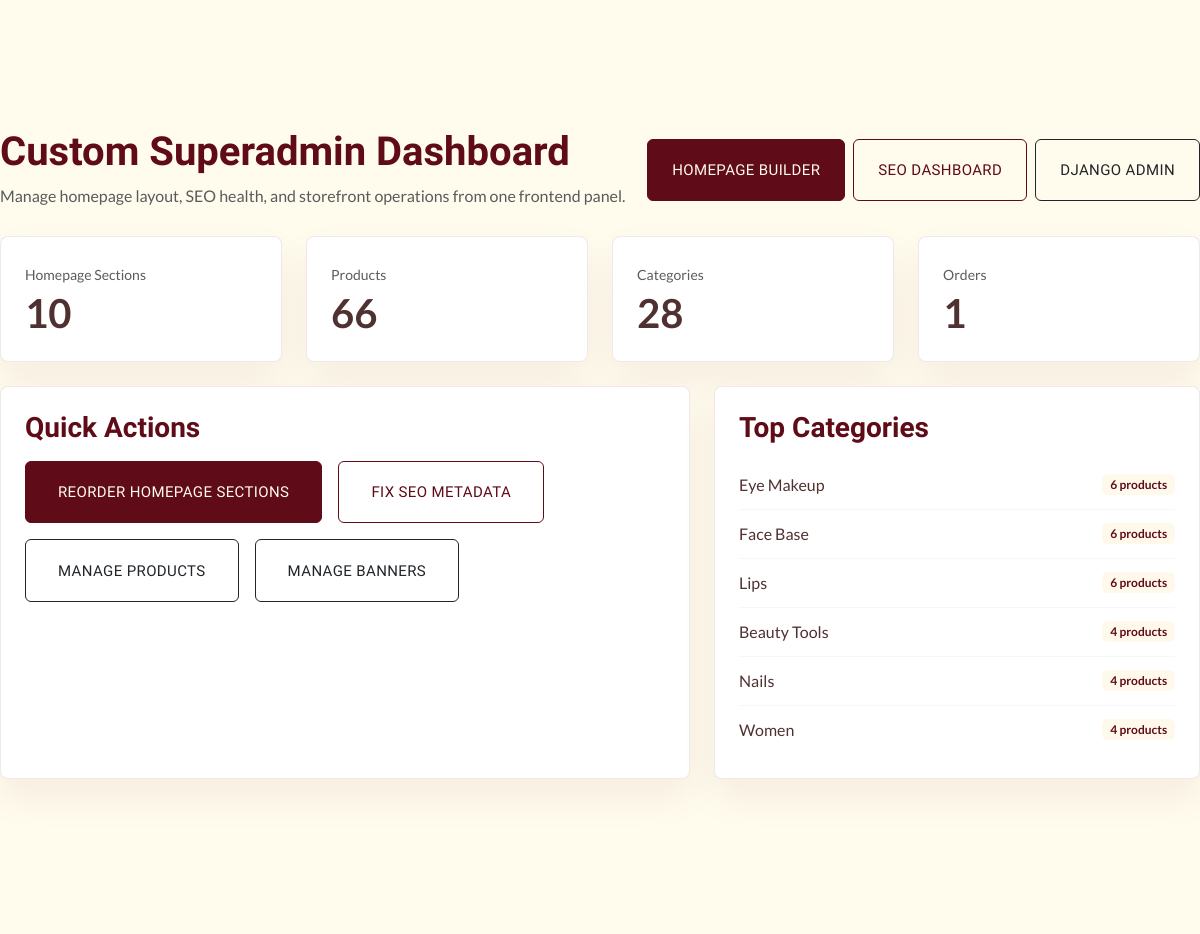
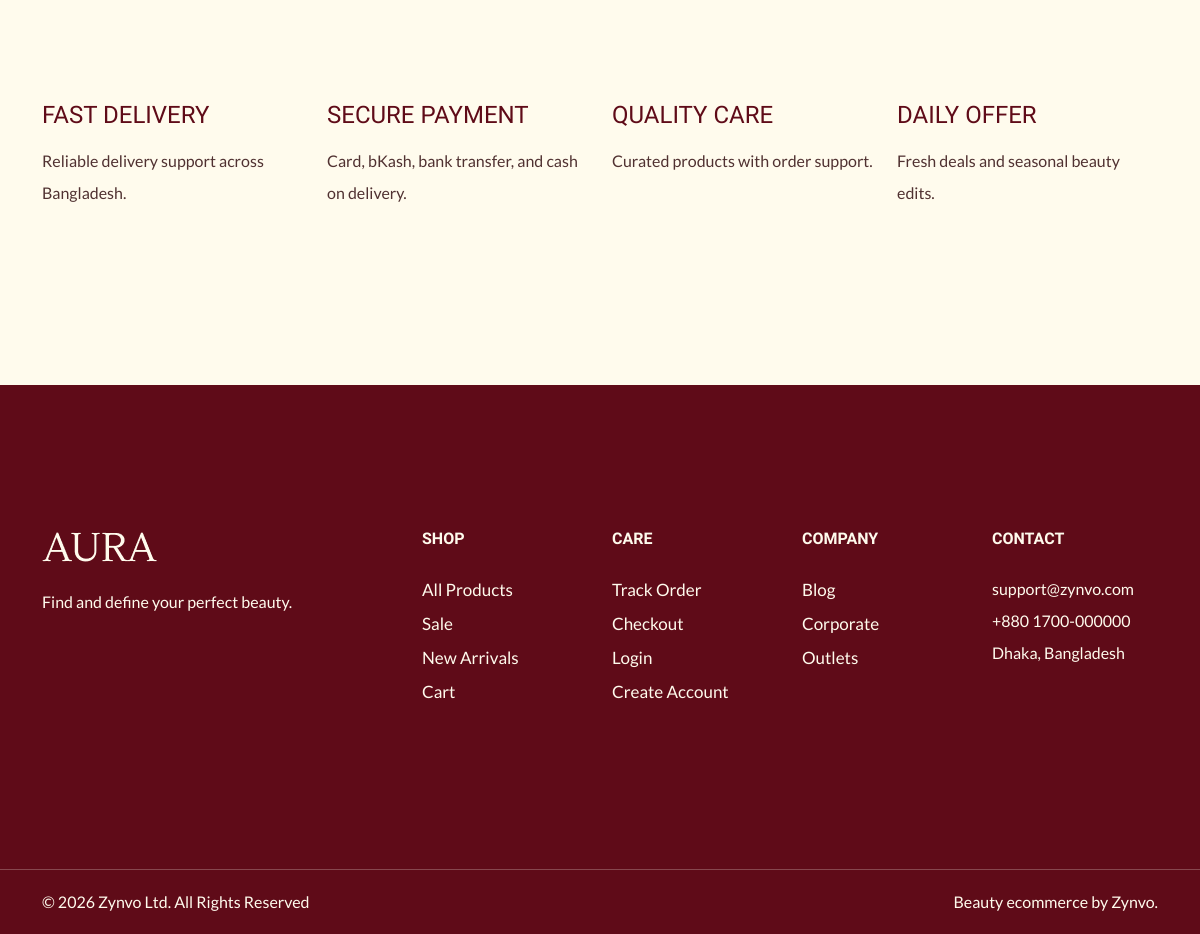
Screenshot of /superadmin/ (signed in) with the database file from the repository (2 pictures, top to bottom).
### catalog/models.py (models this page shows, shortened)
class Category(models.Model):
    name = models.CharField(max_length=100)
    slug = models.SlugField(unique=True, blank=True)
    description = models.TextField(blank=True)
    image = models.ImageField(upload_to='categories/', blank=True, null=True)
    parent = models.ForeignKey('self', null=True, blank=True, on_delete=models.CASCADE, related_name='children')
    is_featured = models.BooleanField(default=False)
    order = models.PositiveIntegerField(default=0)
    meta_title = models.CharField(max_length=160, blank=True)
    meta_description = models.CharField(max_length=255, blank=True)
    class Meta:
        ordering = ['order', 'name']
        verbose_name_plural = 'Categories'

### core/models.py (models this page shows, shortened)
class SingletonModel(models.Model):
    class Meta:
        abstract = True
    @classmethod
    def load(cls):
        obj, _ = cls.objects.get_or_create(pk=1)
        return obj

class SiteSettings(SingletonModel):
    site_name = models.CharField(max_length=100, default='Zynvo')
    tagline = models.CharField(max_length=150, default='Smart living, curated beautifully.')
    support_phone = models.CharField(max_length=30, default='+880 1700-000000')
    support_email = models.EmailField(default='support@zynvo.com')
    address = models.CharField(max_length=255, default='Dhaka, Bangladesh')
    copyright_text = models.CharField(max_length=255, default='© 2026 Zynvo Ltd. All Rights Reserved')
    hero_title = models.CharField(max_length=140, default='Elevate your everyday with Zynvo')
    hero_subtitle = models.CharField(
        max_length=255,
        default='Discover hand-picked lifestyle, fashion, and gadget essentials with fast delivery.',
    )
    announcement_text = models.CharField(max_length=255, default='Free shipping on orders over ৳3000')
    corporate_cta_title = models.CharField(max_length=140, default='Become Our Corporate Partner')
    corporate_cta_url = models.CharField(max_length=255, default='/corporate/')
    facebook_url = models.URLField(blank=True)
    instagram_url = models.URLField(blank=True)
    youtube_url = models.URLField(blank=True)
    linkedin_url = models.URLField(blank=True)

### core/views.py (the view)
# urls.py: path('superadmin/', views.superadmin_dashboard, name='superadmin_dashboard'),
@staff_member_required
def superadmin_dashboard(request):
    seo_summary = {
        'products_missing_meta': Product.objects.filter(meta_title='').count() + Product.objects.filter(meta_description='').count(),
        'categories_missing_meta': Category.objects.filter(meta_title='').count() + Category.objects.filter(meta_description='').count(),
        'pages_missing_meta': StaticPage.objects.filter(meta_title='').count() + StaticPage.objects.filter(meta_description='').count(),
    }
    context = {
        'section_count': HomeSection.objects.count(),
        'product_count': Product.objects.count(),
        'category_count': Category.objects.count(),
        'order_count': Order.objects.count(),
        'seo_summary': seo_summary,
        'top_categories': Category.objects.annotate(product_total=Count('products')).order_by('-product_total', 'name')[:6],
    }
    return render(request, 'core/superadmin/dashboard.html', context)

### orders/cart_utils.py (called while the page is built, shortened)
def _cart(request, create=False):
    cart = request.session.get('cart')
    if cart is None:
        cart = {}
        if create:
            request.session['cart'] = cart
    return cart

def get_cart_items(request):
    from catalog.models import Product, ProductVariant
    cart = _cart(request)
    items = []
    subtotal = Decimal('0.00')
    if not cart:
        return items, subtotal

### orders/context_processors.py (called while the page is built)
def cart_context(request):
    items, subtotal = get_cart_items(request)
    return {
        'cart_items': items,
        'cart_subtotal': subtotal,
        'cart_count': sum(item['quantity'] for item in items),
    }

### templates/core/superadmin/dashboard.html (shortened to what this page needs)
{% extends 'base.html' %}
{% block content %}
<section class="aura-page">
  <div class="d-flex justify-content-between align-items-center mb-4 flex-wrap gap-3">
    <div>
      <h1 class="fw-bold mb-1">Custom Superadmin Dashboard</h1>
      <p class="text-muted mb-0">Manage homepage layout, SEO health, and storefront operations from one frontend panel.</p>
    </div>
    <div class="d-flex gap-2 flex-wrap">
      <a href="{% url 'core:homepage_builder' %}" class="btn btn-primary px-4">Homepage Builder</a>
      <a href="{% url 'core:seo_dashboard' %}" class="btn btn-outline-primary px-4">SEO Dashboard</a>
      <a href="/admin/" class="btn btn-outline-dark px-4">Django Admin</a>
    </div>
  </div>
  <div class="row g-4 mb-4">
    <div class="col-lg-3 col-md-6"><div class="aura-card p-4"><div class="text-muted small">Homepage Sections</div><div class="display-6 fw-bold">{{ section_count }}</div></div></div>
    <div class="col-lg-3 col-md-6"><div class="aura-card p-4"><div class="text-muted small">Products</div><div class="display-6 fw-bold">{{ product_count }}</div></div></div>
    <div class="col-lg-3 col-md-6"><div class="aura-card p-4"><div class="text-muted small">Categories</div><div class="display-6 fw-bold">{{ category_count }}</div></div></div>
    <div class="col-lg-3 col-md-6"><div class="aura-card p-4"><div class="text-muted small">Orders</div><div class="display-6 fw-bold">{{ order_count }}</div></div></div>
  </div>
  <div class="row g-4">
    <div class="col-lg-7">
      <div class="aura-card p-4 h-100">
        <h3 class="fw-bold mb-3">Quick Actions</h3>
        <div class="d-flex flex-wrap gap-3">
          <a href="{% url 'core:homepage_builder' %}" class="btn btn-primary">Reorder Homepage Sections</a>
          <a href="{% url 'core:seo_dashboard' %}" class="btn btn-outline-primary">Fix SEO Metadata</a>
          <a href="/admin/catalog/product/" class="btn btn-outline-dark">Manage Products</a>
          <a href="/admin/core/promobanner/" class="btn btn-outline-dark">Manage Banners</a>
        </div>
      </div>
    </div>
    <div class="col-lg-5">
      <div class="aura-card p-4 h-100">
        <h3 class="fw-bold mb-3">Top Categories</h3>
        <div class="list-group list-group-flush">
          {% for category in top_categories %}
          <div class="list-group-item px-0 d-flex justify-content-between align-items-center bg-transparent">
            <span>{{ category.name }}</span>
            <span class="badge bg-primary-subtle text-primary">{{ category.product_total }} products</span>
          </div>
          {% empty %}
          <p class="text-muted mb-0">No categories yet.</p>
          {% endfor %}
        </div>
      </div>
    </div>
  </div>
</section>
{% endblock %}

### templates/includes/footer.html (shortened to what this page needs)
{% load static %}
<section id="service" class="padding-medium">
  <div class="container">
    <div class="row">
      <div class="col-md-3 my-3">
        <div class="card">
          <h4 class="text-uppercase py-3 m-0">Fast Delivery</h4>
          <p>Reliable delivery support across Bangladesh.</p>
        </div>
      </div>
      <div class="col-md-3 my-3">
        <div class="card">
          <h4 class="text-uppercase py-3 m-0">Secure Payment</h4>
          <p>Card, bKash, bank transfer, and cash on delivery.</p>
        </div>
      </div>
      <div class="col-md-3 my-3">
        <div class="card">
          <h4 class="text-uppercase py-3 m-0">Quality Care</h4>
          <p>Curated products with order support.</p>
        </div>
      </div>
      <div class="col-md-3 my-3">
        <div class="card">
          <h4 class="text-uppercase py-3 m-0">Daily Offer</h4>
          <p>Fresh deals and seasonal beauty edits.</p>
        </div>
      </div>
    </div>
  </div>
</section>
<footer id="footer" class="bg-primary padding-medium">
  <div class="container text-light">
    <div class="row">
      <div class="col-md-4">
        <div class="footer-menu">
          <img src="{% static 'aura/images/logo.png' %}" alt="{{ site_settings.site_name }}">
          <p class="mt-4">Find and define your perfect beauty.</p>
          <div class="social-links mt-4">
            <ul class="d-flex list-unstyled gap-3">
              <li><a href="{{ site_settings.facebook_url|default:'#' }}"><iconify-icon class="social-icon text-light fs-4 me-4" icon="ri:facebook-fill"></iconify-icon></a></li>
              <li><a href="{{ site_settings.instagram_url|default:'#' }}"><iconify-icon class="social-icon text-light fs-4 me-4" icon="ri:instagram-fill"></iconify-icon></a></li>
              <li><a href="{{ site_settings.youtube_url|default:'#' }}"><iconify-icon class="social-icon text-light fs-4 me-4" icon="ri:youtube-fill"></iconify-icon></a></li>
            </ul>
          </div>
        </div>
      </div>
      <div class="col-md-2">
        <div class="footer-menu">
          <h6 class="text-uppercase fw-bold text-light mb-4">Shop</h6>
          <ul class="menu-list list-unstyled">
            <li><a href="{% url 'catalog:shop' %}" class="footer-link">All Products</a></li>
            <li><a href="{% url 'catalog:shop' %}?sale=1" class="footer-link">Sale</a></li>
            <li><a href="{% url 'catalog:shop' %}?sort=latest" class="footer-link">New Arrivals</a></li>
            <li><a href="{% url 'orders:cart' %}" class="footer-link">Cart</a></li>
          </ul>
        </div>
      </div>
      <div class="col-md-2">
        <div class="footer-menu">
          <h6 class="text-uppercase fw-bold text-light mb-4">Care</h6>
          <ul class="menu-list list-unstyled">
            <li><a href="{% url 'orders:tracking' %}" class="footer-link">Track Order</a></li>
            <li><a href="{% url 'orders:checkout' %}" class="footer-link">Checkout</a></li>
            <li><a href="{% url 'accounts:login' %}" class="footer-link">Login</a></li>
            <li><a href="{% url 'accounts:register' %}" class="footer-link">Create Account</a></li>
          </ul>
        </div>
      </div>
      <div class="col-md-2">
        <div class="footer-menu">
          <h6 class="text-uppercase fw-bold text-light mb-4">Company</h6>
          <ul class="menu-list list-unstyled">
            <li><a href="{% url 'core:blog_index' %}" class="footer-link">Blog</a></li>
            <li><a href="{% url 'core:corporate' %}" class="footer-link">Corporate</a></li>
            <li><a href="{% url 'core:outlets' %}" class="footer-link">Outlets</a></li>
          </ul>
        </div>
      </div>
      <div class="col-md-2">
        <div class="footer-menu">
          <h6 class="text-uppercase fw-bold text-light mb-4">Contact</h6>
          <ul class="menu-list list-unstyled">
            <li class="footer-link">{{ site_settings.support_email }}</li>
            <li class="footer-link">{{ site_settings.support_phone }}</li>
            <li class="footer-link">{{ site_settings.address }}</li>
          </ul>
        </div>
      </div>
    </div>
  </div>
</footer>
<div id="footer-bottom" class="bg-primary">
  <hr class="text-light m-0">
  <div class="container text-light pt-3">
    <div class="row">
      <div class="col-md-6 copyright"><p>{{ site_settings.copyright_text|default:"© Zynvo. All rights reserved." }}</p></div>
      <div class="col-md-6 text-md-end"><p>Beauty ecommerce by {{ site_settings.site_name }}.</p></div>
    </div>
  </div>
</div>

### static/css/styles.css (style rules this page uses)
:root { --header-height: 160px; --header-height-min: 80px; }
:root { --accent-color: #5f0b18; --dark-color: #222222; --light-dark-color: #727272; --light-color: #fffbed; --grey-color: #dbdbdb; --light-grey-color: #ffdede; --light-primary-color: #fffbed; }
:root { --body-font: "Lato", sans-serif; --heading-font: "Lustria", serif; }
body { --bs-body-bg: #fffbed; --bs-link-color: #333; --bs-link-hover-color: #333; --bs-link-color-rgb: 40, 40, 40; --bs-link-hover-color-rgb: 0, 0, 0; --bs-light-rgb: 255, 251, 237; --bs-font-sans-serif: "Lato", sans-serif; --bs-body-font-family: var(--bs-font-sans-serif); --bs-body-font-size: 1rem; --bs-body-font-weight: 400; --bs-body-line-height: 2; --bs-body-color: #503131; --bs-primary: #5f0b18; --bs-primary-rgb: 95, 11, 24; --bs-primary-bg-subtle: #FFF9EB; --bs-border-color: #F7F7F7; --bs-secondary-rgb: 230, 243, 251; --bs-success-rgb: 238, 245, 228; --bs-danger-rgb: 249, 235, 231; --bs-warning-rgb: 255, 249, 235; --bs-info-rgb: 230, 243, 250; }
.btn { --bs-btn-font-family: var(--heading-font); padding: 1.2rem 2rem; transition: all 0.3s ease-in; letter-spacing: 0.02375rem; font-size: 0.9375rem; font-weight: 400; text-transform: uppercase; }
.btn-primary { --bs-btn-color: var(--light-color); --bs-btn-bg: var(--accent-color); --bs-btn-border-color: var(--accent-color); --bs-btn-hover-color: var(--accent-color); --bs-btn-hover-bg: var(--light-color); --bs-btn-hover-border-color: var(--accent-color); --bs-btn-focus-shadow-rgb: 49, 132, 253; --bs-btn-active-color: var(--light-color); --bs-btn-active-bg: var(--accent-color); --bs-btn-active-border-color: var(--accent-color); --bs-btn-active-shadow: inset 0 3px 5px rgba(0, 0, 0, 0.125); --bs-btn-disabled-color: var(--light-color); --bs-btn-disabled-bg: #d3d7dd; --bs-btn-disabled-border-color: var(--accent-color); }
.btn-outline-primary { --bs-btn-color: var(--accent-color); --bs-btn-border-color: var(--accent-color); --bs-btn-hover-color: var(--light-color); --bs-btn-hover-bg: var(--accent-color); --bs-btn-hover-border-color: var(--accent-color); --bs-btn-focus-shadow-rgb: 13, 110, 253; --bs-btn-active-color: var(--light-color); --bs-btn-active-bg: var(--accent-color); --bs-btn-active-border-color: var(--accent-color); --bs-btn-active-shadow: inset 0 3px 5px rgba(0, 0, 0, 0.125); --bs-btn-disabled-color: var(--accent-color); --bs-btn-disabled-bg: transparent; --bs-btn-disabled-border-color: var(--accent-color); --bs-gradient: none; }
h1, h2, h3, h4, h5, h6 { font-family: var(--heading-font); color: var(--accent-color); font-weight: 500; text-transform: capitalize; }
a { text-decoration: none; }
.padding-medium { padding-top: 9rem; padding-bottom: 9rem; }
a.footer-link { color: var(--light-color); font-size: 1.0625rem; text-transform: capitalize; }
.card { --bs-card-inner-border-radius: none; --bs-card-bg: transparent; background-color: transparent; border: none; }
.aura-site { background: var(--light-color); }
.aura-page { padding-top: 8rem; padding-bottom: 5rem; }
.aura-card { background: #fff; border: 1px solid rgba(95, 11, 24, 0.09); border-radius: 8px; box-shadow: 0 18px 40px rgba(95, 11, 24, 0.06); }

### rows the page displays
Category: name "Eye Makeup", product_total "6"
Category: name "Face Base", product_total "6"
Category: name "Lips", product_total "6"
Category: name "Beauty Tools", product_total "4"
Category: name "Nails", product_total "4"
Category: name "Women", product_total "4"
SiteSettings: support_email "support@zynvo.com", support_phone "+880 1700-000000", address "Dhaka, Bangladesh", copyright_text "© 2026 Zynvo Ltd. All Rights Reserved", site_name "Zynvo"

### other values shown
{{ section_count }} "10"
{{ product_count }} "66"
{{ category_count }} "28"
{{ order_count }} "1"
